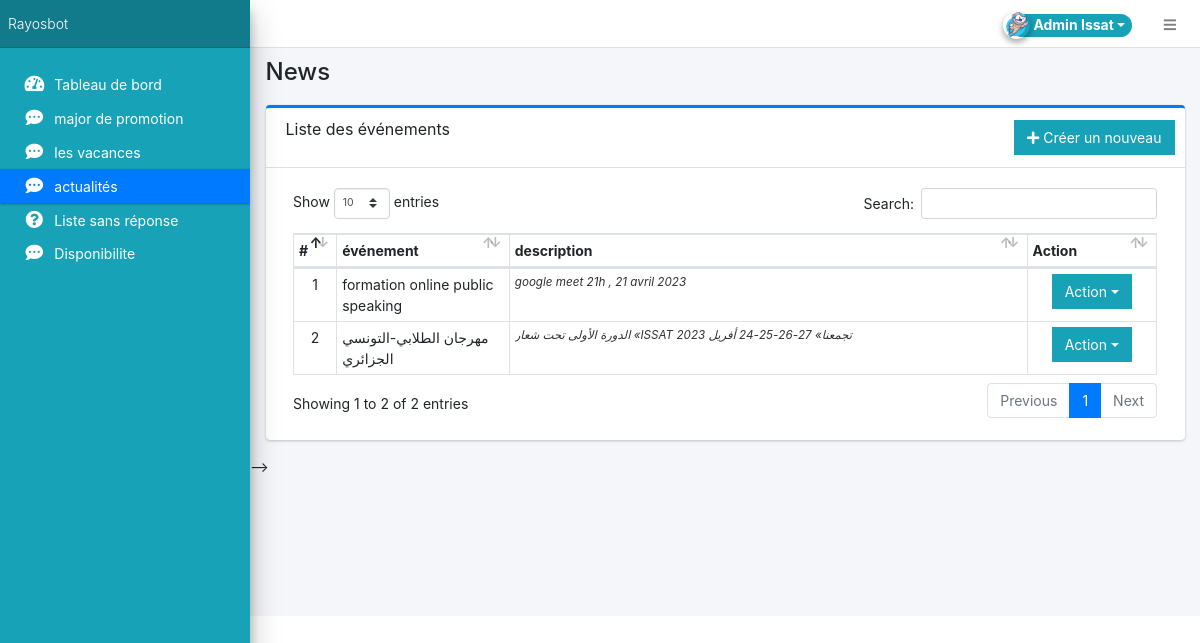
Page /admin/?page=news (signed in) on the committed database.
### tables this page shows
CREATE TABLE `news` (
  `id` int(11) NOT NULL,
  `eventn` varchar(50) NOT NULL,
  `descr` varchar(500) NOT NULL
);

### admin/news/index.php (the view, shortened to what this page needs)
<div class="card card-outline card-primary">
	<div class="card-header">
		<h3 class="card-title">Liste des événements</h3>
		<div class="card-tools">
			<a href="?page=news/manage" class="btn btn-flat btn-info"><span class="fas fa-plus"></span> Créer un nouveau</a>
		</div>
	</div>
	<div class="card-body">
		<div class="container-fluid">
			<table class="table table-bordered table-stripped">
				<colgroup>
					<col width="5%">
					<col width="20%">
					<col width="60%">
					<col width="15%">
				</colgroup>
				<thead>
					<tr>
						<th>#</th>
						<th>événement</th>
						<th>description</th>
						<th>Action</th>
					</tr>
				</thead>
				<tbody>
					<?php
					$i = 1;
					$qry = $conn->query("SELECT id, eventn, descr FROM `news` order by eventn asc ");
					while ($row = $qry->fetch_assoc()) :
					?>
						<tr>
							<td class="text-center"><?php echo $i++; ?></td>
							<td><?php echo $row['eventn'] ?></td>
							<td><span class="truncate"><?php echo $row['descr'] ?></span></td>
							<td align="center">
								<button type="button" class="btn btn-flat btn-info dropdown-toggle dropdown-icon" data-toggle="dropdown">
									Action
								</button>
							</td>
						</tr>
					<?php endwhile; ?>
				</tbody>
			</table>
		</div>
	</div>
</div>

### rows in the picture
news: eventn "formation online public speaking", descr "google meet 21h , 21 avril 2023"
news: eventn "مهرجان الطلابي-التونسي الجزائري", descr "الدورة الأولى تحت شعار «ISSAT تجمعنا» 27-26-25-24 أفريل 2023"

### other values in the picture
$_settings->userdata('firstname').' '.$_settings->userdata('lastname') "Admin Issat"
str_replace(array("/","_"), " ",$page) "News"
